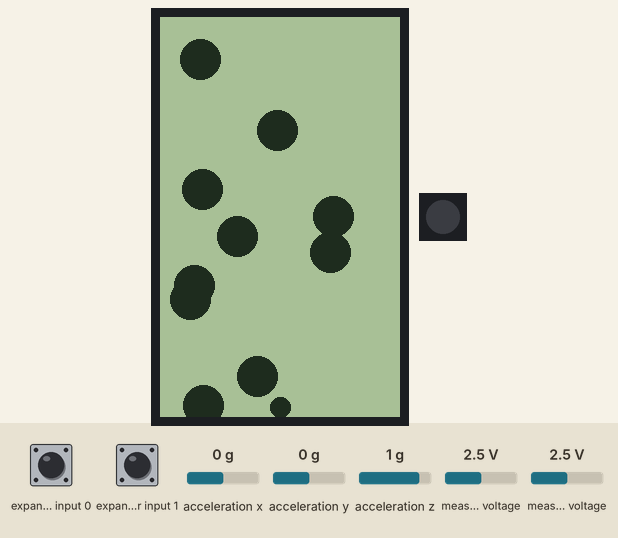
Recording of a program running on a simulated ESP32-S3. Parts: 240×400 one-colour display, 1 RGB LEDs in strip order, left to right. Wiring (inferred from the names in the program): Wii Nunchuk at I2C address 0x52. The test bench sets the inputs (shaded band); at power-on: acceleration x 0 g, expander input 1 HIGH, acceleration y 0 g, expander input 0 HIGH, acceleration z 1 g, measured voltage 2.5 V. Random numbers use the default seed unless the program sets one; what the program prints to the serial monitor is not drawn.

Above: at 4.4 s.
4.5 s: acceleration x set to -1.4 g
At 5.19 s:
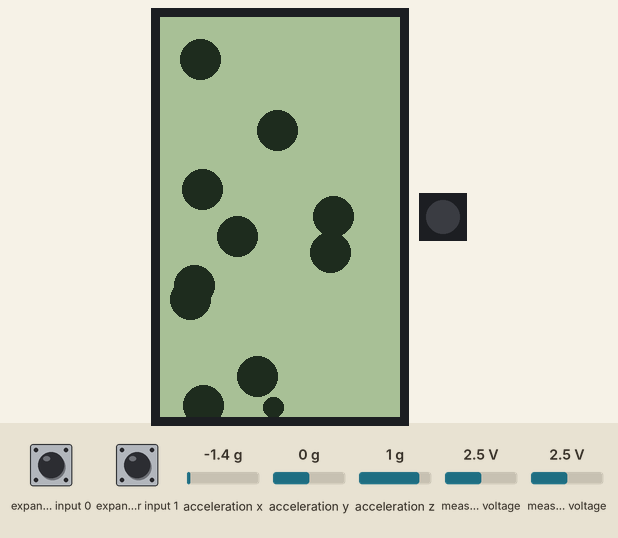
6.5 s: acceleration x set to 0.1 g
At 7.6 s:
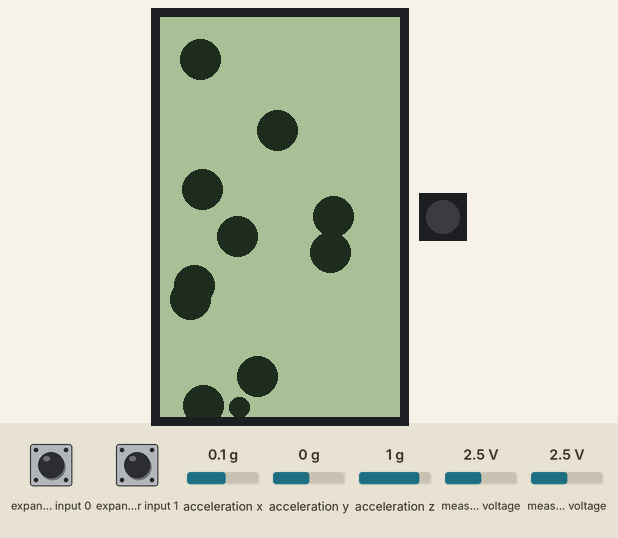
8.6 s: expander input 1 pulled LOW for 0.35 s
At 9.4 s:
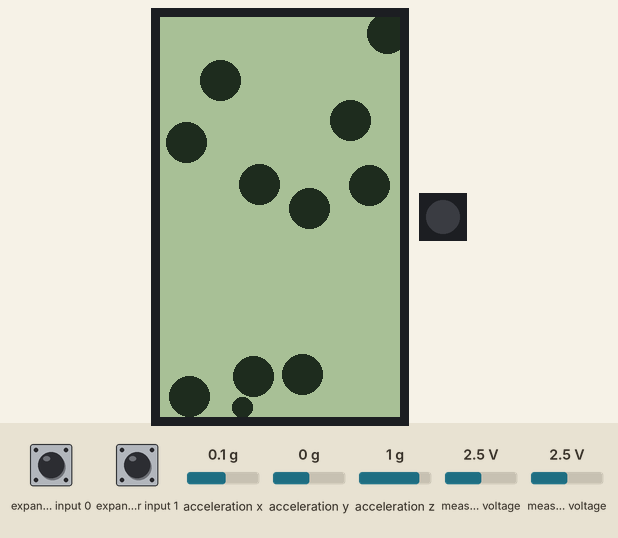
10.4 s: expander input 1 pulled LOW for 1 s
At 12.4 s:
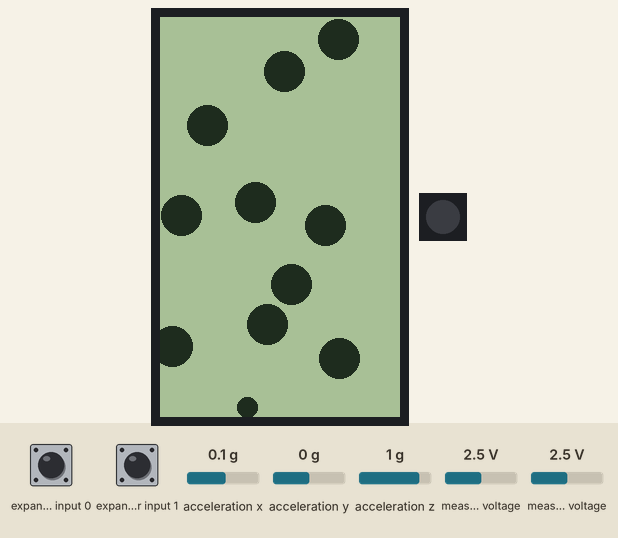
12.9 s: acceleration y set to 0.8 g
At 13.62 s:
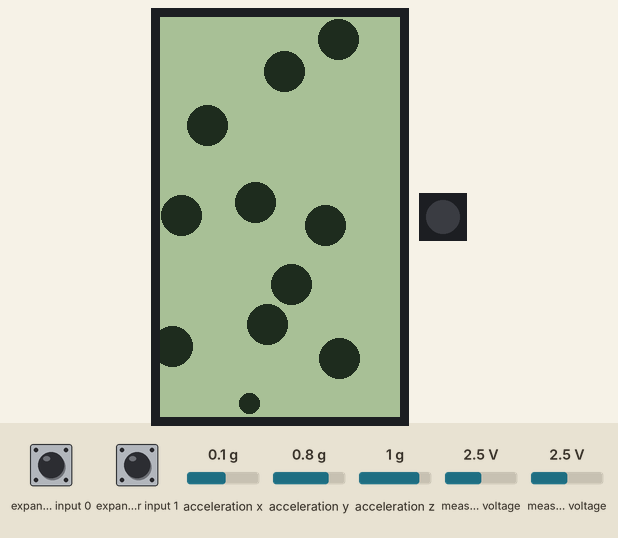
14.9 s: acceleration y set to -1.4 g
At 16.6 s:
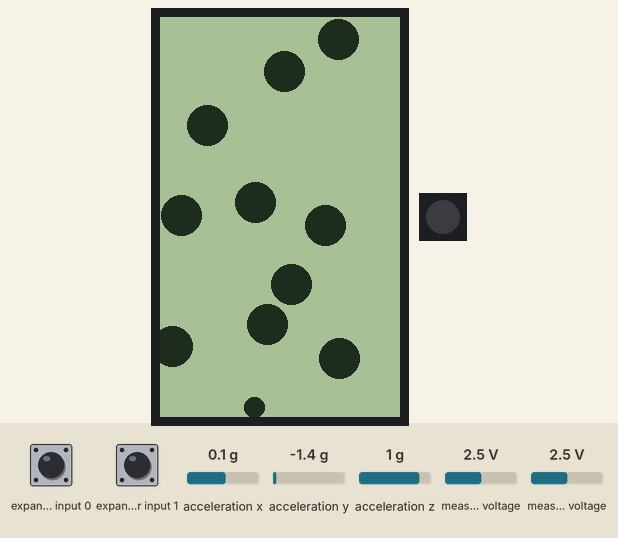
Timing chart, 0 to 17.7 s (numbered marks = the images above; inputs shaded):
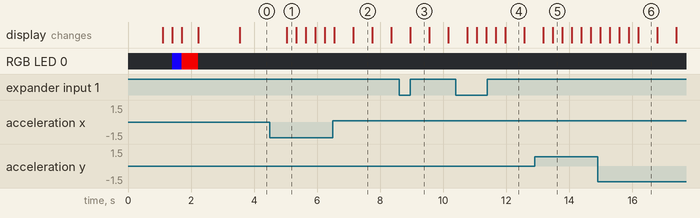

Measured:
- after the input at 4.5 s, the display: changes after 0.54 s (image 1)

The program:

main.cpp
```cpp
#include "TKPoint.h"
#include "WiiNunchuck.h"
#include "pins.h"
#include <Adafruit_GFX.h>
#include <Adafruit_NeoPixel.h>
#include <Adafruit_SharpMem.h>
#include <Arduino.h>

// screen dimensions
const int height = 400;
const int width = 240;

TKPoint pos(width / 2, height);
TKPoint vel(0, 0);
int ballRadius = 10;

// Timing
unsigned long lastFrame = 0;

// SHARP display
Adafruit_SharpMem display =
    Adafruit_SharpMem(&SPI, PIN_LCD_CS, height, width, 8000000);

// Wii Nunchuck
WiiNunchuck chuck;

// RGB LED
Adafruit_NeoPixel pixels(1, PIN_RGB_LED, NEO_GRB + NEO_KHZ800);

// OBSTACLES
#define NUM_OBSTACLES 10
TKPoint obstacles[NUM_OBSTACLES]; // we created an array of TKPoints
int obstacleRadius = 20;

void setupObstacles() {
  for (int i = 0; i < NUM_OBSTACLES; i++) {
    obstacles[i].x = random(10, width - 10);
    obstacles[i].y = random(10, height - 10);
  }
}

void drawObstacle(int x, int y) {
  // the obstacle is a triangle
  int r = obstacleRadius;
  // display.fillTriangle(x - r, y + r, // left point
  //                      x, y - r,     // top point
  //                      x + r, y + r, // right point
  //                      GRAY);

  // the obstacle is a circle
  display.fillCircle(x, y, r, BLACK);
  // the obstacle is a square
  // display.fillRect(x - r, y - r, 2 * r, 2 * r, BLACK);
}

void drawObstacles() {
  for (int i = 0; i < NUM_OBSTACLES; i++) {
    drawObstacle(obstacles[i].x, obstacles[i].y);
  }
}

void collideObstacles() {
  // check all obstacles and see if we have a collision
  float r = obstacleRadius + ballRadius;
  for (int i = 0; i < NUM_OBSTACLES; i++) {
    // these coordinates define the box around the obstacle
    float x0 = obstacles[i].x - r;
    float y0 = obstacles[i].y - r;
    float x1 = obstacles[i].x + r;
    float y1 = obstacles[i].y + r;
    if (pos.x > x0 && pos.x < x1 && pos.y > y0 && pos.y < y1) {
      // if we are here, the ball is inside the box
      // just go back one step?
      // pos = pos - vel;
      float dx = pos.x - obstacles[i].x;
      float dy = pos.y - obstacles[i].y;

      float dist = sqrt(dx * dx + dy * dy);
      if (dist < r) {
        // bounce away!
        pos.x += dx / 2;
        pos.y += dy / 2;
      }
    }
  }
}

// fade pixels
void pixelShow() {
  // fade in blue
  for (int i = 0; i < 255; i++) {
    pixels.setPixelColor(0, pixels.Color(0, 0, i));
    pixels.show();
    delay(1);
  }
  // blue to red
  for (int i = 0; i < 255; i++) {
    pixels.setPixelColor(0, pixels.Color(i, 0, 255 - i));
    pixels.show();
    delay(1);
  }
  // fade out red
  for (int i = 0; i < 255; i++) {
    pixels.setPixelColor(0, pixels.Color(255 - i, 0, 0));
    pixels.show();
    delay(1);
  }
  pixels.setPixelColor(0, pixels.Color(0, 0, 0));
  pixels.show();
}

void setupDisplay() {
  SPI.begin(PIN_LCD_CLK, -1, PIN_LCD_DI, PIN_LCD_CS);
  display.begin();
  display.setRotation(1);
  display.clearDisplayBuffer();
}

void boundsCheck() {
  if (pos.x < ballRadius) {
    pos.x = ballRadius;
  }
  if (pos.x > width - ballRadius) {
    pos.x = width - ballRadius;
  }
  if (pos.y < ballRadius) {
    pos.y = ballRadius;
  }
  if (pos.y > height - ballRadius) {
    pos.y = height - ballRadius;
  }
}

void setup() {
  Serial.begin(57600);
  delay(1000);
  Serial.println(" Wii Nunchuck test");
  delay(100);

  setupDisplay();

  // RGB LED show
  pixels.begin();
  pixelShow();

  setupObstacles();

  // setup nunchuck
  chuck.begin(PIN_SDA, PIN_SCL);

  // write something to display
  display.clearDisplayBuffer();
  display.setTextSize(3);
  display.setTextColor(BLACK);
  display.setCursor(0, 5);
  display.println(" Wii Nunchuck test");
  display.refresh();
  delay(1000);
  display.clearDisplayBuffer();
}

void loop() {
  unsigned long now = millis();

  if (now > lastFrame + 1000 / 60) { // 60fps
    float frameTime = now - lastFrame;
    int FPS = 0;
    if (frameTime > 0) {
      FPS = 1000 / frameTime;
    }
    lastFrame = now; // reset the timer

    // Wii
    chuck.update(); // get data from nunchuck

    display.clearDisplayBuffer();
    // minigolf hole
    display.fillCircle(width / 2, 30, 12, GRAY);

    if (chuck.c_button) {
      // display.fillCircle(40, height / 4, 20, 3);
      setupObstacles();
    }
    if (chuck.z_button) {
      // display.fillCircle(40, 3 * height / 4, 20, 3);
    }

    // chuck.printRaw(); // for debugging!
    // TKPoint cp(2 * chuck.joyX, -2 * chuck.joyY);
    TKPoint cc(width / 2, height / 2);

    // draw accelerometer positions
    // display.fillRect(400 / 4, 240 / 2, 4, chuck.aX - 128, GRAY);
    // display.fillRect(400 / 2, 240 / 2, 4, chuck.aY - 128, GRAY);
    // display.fillRect(3 * 400 / 4, 240 / 2, 4, chuck.aZ - 128, GRAY);

    TKPoint ap(chuck.aX - 128, -(chuck.aY - 128));
    ap = ap + cc;
    // draw joystick position
    // display.fillCircle(ap.x, ap.y, 5, GRAY);

    // MAIN GUY MOVEMENT
    vel.set(chuck.aX - 128, -(chuck.aY - 128));
    vel = vel * 0.1;
    pos = pos + vel;
    boundsCheck();
    collideObstacles();
    display.fillCircle(pos.x, pos.y, ballRadius, BLACK);

    // draw center crosshair
    // display.drawLine(0, height / 2, width, height / 2, BLACK);
    // display.drawLine(width / 2, 0, width / 2, height, BLACK);

    // draw all obstacles
    drawObstacles();

    // send out to display
    display.refresh();
  }
}
```

pins.h
```cpp
#ifndef _PINS_PINS_H_
#define _PINS_PINS_H_

// I2C pins
#define PIN_SDA 1
#define PIN_SCL 2


// Colors
#define BLACK 0
#define WHITE 1
#define GRAY 2

// RGB LED on board
#define PIN_RGB_LED 38

// LCD display pins
#define PIN_LCD_CLK 12
#define PIN_LCD_DI 13
#define PIN_LCD_CS 14

#endif
```
